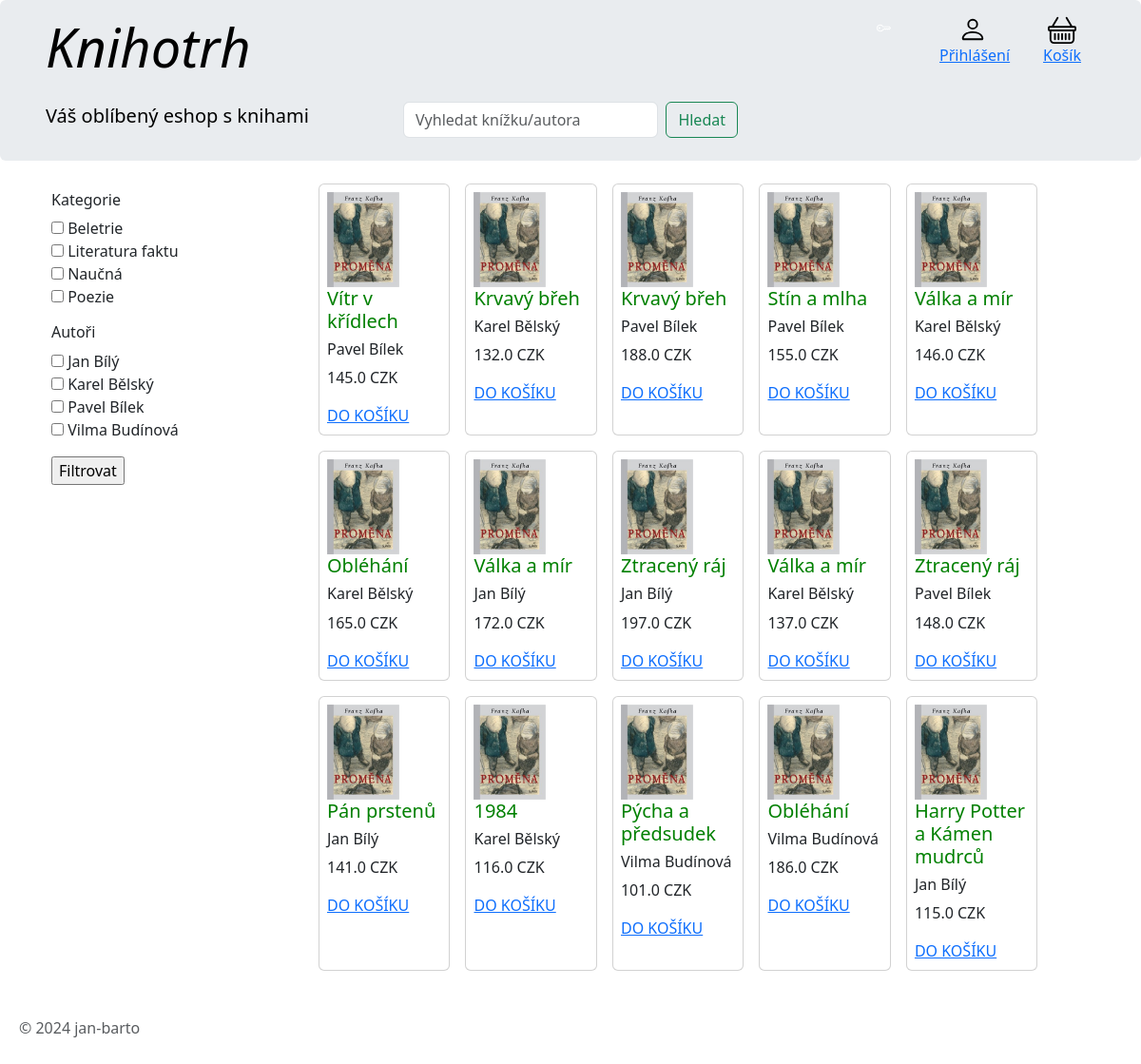
The page / on the database its author committed.
### main.py (models this page shows)
class Book(db.Model):
    __tablename__ = "books"
    id: Mapped[int] = mapped_column(Integer, primary_key=True)
    name: Mapped[str] = mapped_column(String(250), nullable=False)
    author: Mapped[str] = mapped_column(String(500), nullable=False)
    description: Mapped[str] = mapped_column(String(500), nullable=False)
    category: Mapped[str] = mapped_column(String(500), nullable=False)
    img_name: Mapped[str] = mapped_column(String(500), nullable=True)
    price: Mapped[float] = mapped_column(Float, nullable=False)
    order_books: Mapped[list['OrderBook']] = db.relationship('OrderBook', back_populates='book')

### main.py (the view, shortened to what this page needs)
@app.route("/", methods=(["GET", "POST"]))
def home():
    result = db.session.execute(db.select(Book).order_by(Book.id))
    data = result.scalars().all()
    unique_authors_tuple = db.session.query(Book.author).group_by(Book.author).all()
    unique_authors = [name[0] for name in unique_authors_tuple]
    unique_categories_tuple = db.session.query(Book.category).group_by(Book.category).all()
    unique_categories = [name[0] for name in unique_categories_tuple]
    menu_setting = {
        'authors': [(item, '') for item in unique_authors],
        'categories': [(item, '') for item in unique_categories],
    }
    return render_template("index.html", data=data, settings=menu_setting)

### templates/index.html
{% extends 'base.html' %}
{% block content %}
<div class="container">
    <div class="row">
        <div class="col-md-3">
            <div class="row">
                <div class="col-md-12">
                    <div class="container">
                        {% include 'menu.html' %}
                    </div>
                </div>
            </div>
        </div>
        <div class="col-md-9">
            <div class="container">
                <div class="row">
                    {% for item in data %}
                    <div class="col-2 m-2 p-2 card">
                        <a href="{{url_for('book_detail', id = item.id)}}"
                           style="color: inherit; text-decoration: none;">
                            <img src="static/book_img/{{ item.img_name }}" height=100>
                        </a>
                        <h5>{{ item.name }}</h5>
                        <h6>{{ item.author }}</h6>
                        <p>{{ item.price }} CZK</p>
                        <a href="{{ url_for('add_to_cart', item_id=item.id) }}">
                            DO KOŠÍKU
                        </a>
                    </div>
                    {% endfor %}
                </div>
            </div>
        </div>
    </div>
</div>
{% endblock %}

### templates/base.html (shortened to what this page needs)
<!DOCTYPE html>
<html lang="cs">
<head>
    {{ bootstrap.load_css() }}
    <link href="../static/style.css" rel="stylesheet">
</head>
<body>
<div class="container-fluid px-0 py-0">
    <div class="px-5 pb-3 mb-3 rounded text-body-emphasis bg-body-secondary">
        <div class="row py-3">
            <div class="col-9">
                <a href="/" style="text-decoration: none; color: inherit;">
                    <h1 class="display-4 fst-italic">Knihotrh</h1>
                </a>
            </div>
            <div class="col-1">
                <a href="{{ url_for('admin_login') }}">
                    <p class="text-center">
                        <img src="/static/svg_img/key.svg" style="filter: invert(100%);" width="15"><br>
                    </p>
                </a>
            </div>
            <div class="col-1">
                <a href=#>
                    <p class="text-center">
                        <img src="/static/svg_img/person.svg" width="30"><br>
                        Přihlášení
                    </p>
                </a>
            </div>
            <div class="col-1">
                <a href="{{ url_for('view_cart') }}">
                    <p class="text-center">
                        <img src="/static/svg_img/basket.svg" width="30"><br>
                        Košík
                    </p>
                </a>
            </div>
        </div>
        <div class="row">
            <div class="col-4">
                <p class="lead">Váš oblíbený eshop s knihami</p>
            </div>
            <div class="col-4">
                <form class="d-flex" role="search" action="{{ url_for('search') }}" method="POST">
                    <input class="form-control me-2" type="search" name="keyword" placeholder="Vyhledat knížku/autora"
                           aria-label="Search">
                    <button class="btn btn-outline-success" type="submit">Hledat</button>
                </form>
            </div>
        </div>
    </div>
</div>
{% block content %}
{% endblock %}
<div class="container-fluid my-4 py-3">
    <footer class="d-flex justify-content-start px-2">
        <p class="col-md-2 mb-0 text-body-secondary">© 2024 jan-barto</p>
    </footer>
</div>

### templates/menu.html
<form action="/" method="POST">
    <p>
    <h6><label>Kategorie</label></h6>
    <p>
        {% for cat_item in settings.categories %}
        <input type="checkbox" id="cat_{{cat_item[0]}}" name="category" value="{{ cat_item[0] }}" {{'checked' if cat_item[1] == 'checked'}}>
        <label for="cat_{{cat_item[0]}}">{{ cat_item[0] }}</label><br>
        {% endfor %}
    </p>
    <h6><label>Autoři</label></h6>
    <p>
        {% for aut_item in settings.authors %}
        <input type="checkbox" id="author_{{ aut_item[0] }}" name="author" value="{{ aut_item[0] }}" {{'checked' if aut_item[1] == 'checked'}}>
        <label for="author_{{ aut_item[0] }}">{{ aut_item[0] }}</label><br>
        {% endfor %}
    </p>
    <input type="submit" value="Filtrovat">
</form>

### static/style.css (style rules this page uses)
h5 { color: green; }

### rows shown on the page
Book: img_name (picture), name "Vítr v křídlech", author "Pavel Bílek", price "145.0"
Book: img_name (picture), name "Krvavý břeh", author "Karel Bělský", price "132.0"
Book: img_name (picture), name "Krvavý břeh", author "Pavel Bílek", price "188.0"
Book: img_name (picture), name "Stín a mlha", author "Pavel Bílek", price "155.0"
Book: img_name (picture), name "Válka a mír", author "Karel Bělský", price "146.0"
Book: img_name (picture), name "Obléhání", author "Karel Bělský", price "165.0"
Book: img_name (picture), name "Válka a mír", author "Jan Bílý", price "172.0"
Book: img_name (picture), name "Ztracený ráj", author "Jan Bílý", price "197.0"
Book: img_name (picture), name "Válka a mír", author "Karel Bělský", price "137.0"
Book: img_name (picture), name "Ztracený ráj", author "Pavel Bílek", price "148.0"
Book: img_name (picture), name "Pán prstenů", author "Jan Bílý", price "141.0"
Book: img_name (picture), name "1984", author "Karel Bělský", price "116.0"
Book: img_name (picture), name "Pýcha a předsudek", author "Vilma Budínová", price "101.0"
Book: img_name (picture), name "Obléhání", author "Vilma Budínová", price "186.0"
Book: img_name (picture), name "Harry Potter a Kámen mudrců", author "Jan Bílý", price "115.0"

### other values the page prints
{{ cat_item[0] }} "Beletrie" "Literatura faktu" "Naučná" "Poezie"
{{ aut_item[0] }} "Jan Bílý" "Karel Bělský" "Pavel Bílek" "Vilma Budínová"
